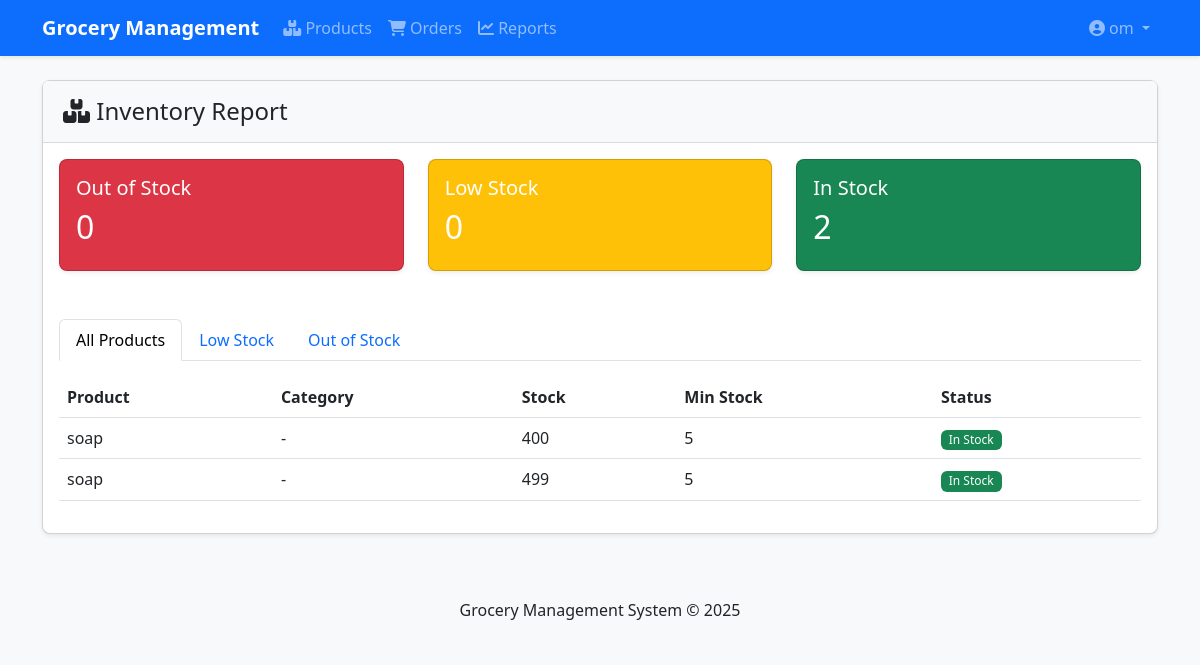
Page /reports/inventory/ (signed in) on the committed database.
### users/models.py (models this page shows, shortened)
class User(AbstractUser):
    is_admin = models.BooleanField(default=False)
    is_staff = models.BooleanField(default=False)
    phone = models.CharField(max_length=20, blank=True, null=True)
    address = models.TextField(blank=True, null=True)
    class Meta:
        verbose_name = _('user')
        verbose_name_plural = _('users')

### products/models.py (models this page shows, shortened)
class Product(models.Model):
    barcode = models.CharField(max_length=50, unique=True, blank=True)
    name = models.CharField(max_length=200)
    category = models.ForeignKey(Category, on_delete=models.SET_NULL, null=True, blank=True)
    description = models.TextField(blank=True)
    price = models.DecimalField(max_digits=10, decimal_places=2, validators=[MinValueValidator(0.01)])
    stock = models.IntegerField(validators=[MinValueValidator(0)])
    min_stock_level = models.IntegerField(default=5, validators=[MinValueValidator(0)])
    created_at = models.DateTimeField(default=timezone.now)
    updated_at = models.DateTimeField(auto_now=True)
    image = models.ImageField(upload_to='products/', blank=True, null=True)

### reports/views.py (the view)
# urls.py: path('inventory/', views.inventory_report, name='inventory_report'),
@login_required
def inventory_report(request):
    products = Product.objects.all().order_by('stock')
    low_stock = products.filter(stock__lt=F('min_stock_level'))
    out_of_stock = products.filter(stock=0)
    context = {
        'products': products,
        'low_stock': low_stock,
        'out_of_stock': out_of_stock,
    }
    return render(request, 'reports/inventory.html', context)

### templates/reports/inventory.html (shortened to what this page needs)
{% extends 'base.html' %}
{% block content %}
<div class="card">
    <div class="card-header">
        <h4 class="mb-0"><i class="fas fa-boxes"></i> Inventory Report</h4>
    </div>
    <div class="card-body">
        <div class="row mb-4">
            <div class="col-md-4">
                <div class="card text-white bg-danger">
                    <div class="card-body">
                        <h5 class="card-title">Out of Stock</h5>
                        <h2>{{ out_of_stock.count }}</h2>
                    </div>
                </div>
            </div>
            <div class="col-md-4">
                <div class="card text-white bg-warning">
                    <div class="card-body">
                        <h5 class="card-title">Low Stock</h5>
                        <h2>{{ low_stock.count }}</h2>
                    </div>
                </div>
            </div>
            <div class="col-md-4">
                <div class="card text-white bg-success">
                    <div class="card-body">
                        <h5 class="card-title">In Stock</h5>
                        <h2>{{ products.count }}</h2>
                    </div>
                </div>
            </div>
        </div>
        <ul class="nav nav-tabs" id="inventoryTabs" role="tablist">
            <li class="nav-item" role="presentation">
                <button class="nav-link active" id="all-tab" data-bs-toggle="tab"
                        data-bs-target="#all" type="button" role="tab">
                    All Products
                </button>
            </li>
            <li class="nav-item" role="presentation">
                <button class="nav-link" id="low-tab" data-bs-toggle="tab"
                        data-bs-target="#low" type="button" role="tab">
                    Low Stock
                </button>
            </li>
            <li class="nav-item" role="presentation">
                <button class="nav-link" id="out-tab" data-bs-toggle="tab"
                        data-bs-target="#out" type="button" role="tab">
                    Out of Stock
                </button>
            </li>
        </ul>
        <div class="tab-content mt-3" id="inventoryTabsContent">
            <div class="tab-pane fade show active" id="all" role="tabpanel">
                <div class="table-responsive">
                    <table class="table table-hover">
                        <thead>
                            <tr>
                                <th>Product</th>
                                <th>Category</th>
                                <th>Stock</th>
                                <th>Min Stock</th>
                                <th>Status</th>
                            </tr>
                        </thead>
                        <tbody>
                            {% for product in products %}
                            <tr>
                                <td>{{ product.name }}</td>
                                <td>{{ product.category|default:"-" }}</td>
                                <td>{{ product.stock }}</td>
                                <td>{{ product.min_stock_level }}</td>
                                <td>
                                    {% if product.stock == 0 %}
                                    <span class="badge bg-danger">Out of Stock</span>
                                    {% elif product.stock < product.min_stock_level %}
                                    <span class="badge bg-warning">Low Stock</span>
                                    {% else %}
                                    <span class="badge bg-success">In Stock</span>
                                    {% endif %}
                                </td>
                            </tr>
                            {% endfor %}
                        </tbody>
                    </table>
                </div>
            </div>
        </div>
    </div>
</div>
{% endblock %}

### templates/base.html (shortened to what this page needs)
<!DOCTYPE html>
<html lang="en">
<head>
    <link href="https://cdn.jsdelivr.net/npm/bootstrap@5.3.0/dist/css/bootstrap.min.css" rel="stylesheet">
    <link rel="stylesheet" href="https://cdnjs.cloudflare.com/ajax/libs/font-awesome/6.4.0/css/all.min.css">
    <link rel="stylesheet" href="/static/css/style.css">
</head>
<body>
    <nav class="navbar navbar-expand-lg navbar-dark bg-primary">
        <div class="container">
            <a class="navbar-brand" href="{% url 'dashboard' %}">Grocery Management</a>
            <div class="collapse navbar-collapse" id="navbarNav">
                <ul class="navbar-nav me-auto">
                    {% if user.is_authenticated %}
                    <li class="nav-item">
                        <a class="nav-link" href="{% url 'products:product_list' %}"><i class="fas fa-boxes"></i> Products</a>
                    </li>
                    <li class="nav-item">
                        <a class="nav-link" href="{% url 'orders:order_list' %}"><i class="fas fa-shopping-cart"></i> Orders</a>
                    </li>
                    <li class="nav-item">
                        <a class="nav-link" href="{% url 'reports:sales_report' %}"><i class="fas fa-chart-line"></i> Reports</a>
                    </li>
                    {% endif %}
                </ul>
                <ul class="navbar-nav">
                    {% if user.is_authenticated %}
                    <li class="nav-item dropdown">
                        <a class="nav-link dropdown-toggle" href="#" id="navbarDropdown" role="button" data-bs-toggle="dropdown">
                            <i class="fas fa-user-circle"></i> {{ user.username }}
                        </a>
                    </li>
                    {% else %}
                    <li class="nav-item">
                        <a class="nav-link" href="{% url 'login' %}"><i class="fas fa-sign-in-alt"></i> Login</a>
                    </li>
                    {% endif %}
                </ul>
            </div>
        </div>
    </nav>
    <div class="container mt-4">
        {% block content %}{% endblock %}
    </div>
    <footer class="mt-5 py-3 bg-light">
        <div class="container text-center">
            <p class="mb-0">Grocery Management System &copy; {% now "Y" %}</p>
        </div>
    </footer>
</body>
</html>

### static/css/style.css (style rules this page uses)
body { background-color: #f8f9fa; font-family: 'Segoe UI', Tahoma, Geneva, Verdana, sans-serif; }
.card { border-radius: 0.5rem; box-shadow: 0 0.125rem 0.25rem rgba(0, 0, 0, 0.075); margin-bottom: 1.5rem; }
.card-header { border-bottom: 1px solid rgba(0, 0, 0, 0.125); padding: 1rem 1.25rem; background-color: #f8f9fa; }
.table-responsive { overflow-x: auto; }
.navbar { box-shadow: 0 0.125rem 0.25rem rgba(0, 0, 0, 0.075); }
.navbar-brand { font-weight: 600; }
.badge { font-weight: 500; padding: 0.35em 0.65em; }

### rows in the picture
User: username "om"
Product: name "soap", category "-", stock "400", min_stock_level "5", shows "In Stock"
Product: name "soap", category "-", stock "499", min_stock_level "5", shows "In Stock"

### other values in the picture
{{ out_of_stock.count }} "0"
{{ low_stock.count }} "0"
{{ products.count }} "2"
